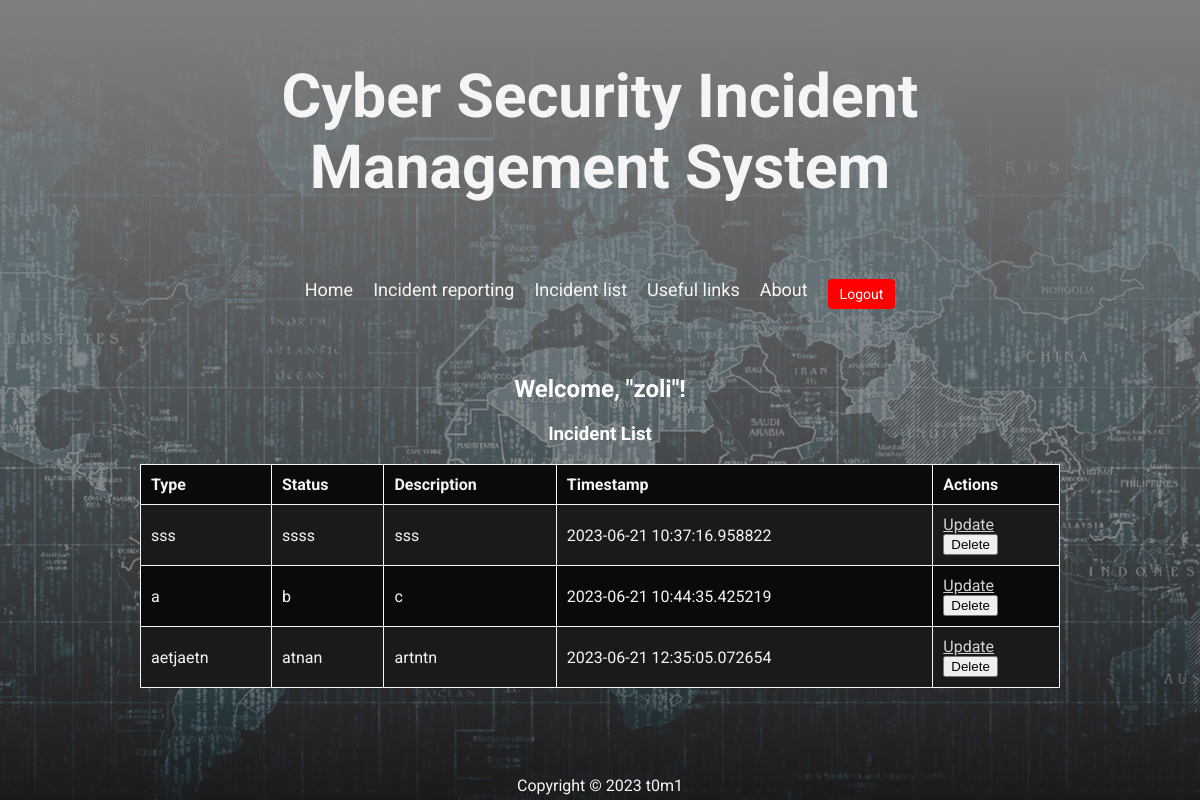
The app's page /incidentlist (signed in), older data.
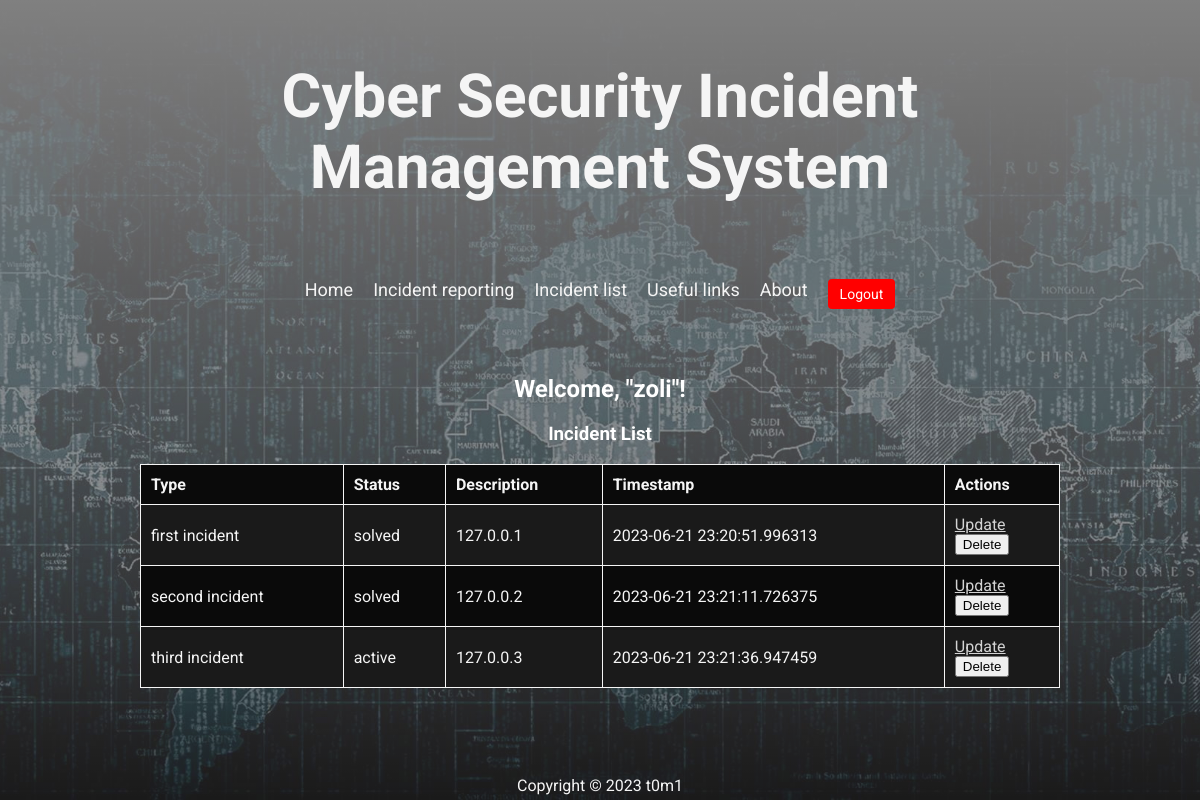
The same page, newer data.
### models/user.py (models this page shows, shortened)
class User(UserMixin, db.Model, MixinModel):
    __tablename__ = 'users'
    id = db.Column(db.Integer, primary_key=True)
    username = db.Column(db.String(80), unique=True, nullable=False)
    email = db.Column(db.String(120), unique=True, nullable=False)
    password_hash = db.Column(db.String(120), nullable=False)
    role = db.Column(db.String(120), nullable=False, default='user')

### models/incident.py (models this page shows, shortened)
class Incident(db.Model, MixinModel):
    __tablename__ = 'incidents'
    id = db.Column(db.Integer, primary_key=True)
    user_id = db.Column(db.Integer, db.ForeignKey('users.id'), nullable=False)
    timestamp = db.Column(db.DateTime, default=datetime.utcnow, nullable=False)
    type = db.Column(db.String(120), nullable=False)
    description = db.Column(db.String(500), nullable=True)
    status = db.Column(db.String(120), nullable=False)

### web_auth.py (the view)
    @app.route('/incidentlist', methods=['GET'])
    @login_required
    def incidentlist():
        incidents = Incident.query.all()  # fetch all incidents from the database
        return render_template('incidents.html.j2', incidents=incidents)  # pass incidents to the template

### web_auth.py (called while the page is built)
@login_manager.user_loader
def load_user(user_id):
    return User.query.get(int(user_id))

### templates/incidents.html.j2
{% extends "base.html" %}
{% block content %}
{% if current_user.is_authenticated %}
    <h2>Welcome, "{{ current_user.username }}"!</h2>
    <h3>Incident List</h3>
    {% if incidents %}
        <table class="incident-table">
            <tr>
                <th>Type</th>
                <th>Status</th>
                <th>Description</th>
                <th>Timestamp</th>
                <th>Actions</th>
            </tr>
        {% for incident in incidents %}
            <tr>
                <td>{{ incident.type }}</td>
                <td>{{ incident.status }}</td>
                <td>{{ incident.description }}</td>
                <td>{{ incident.timestamp }}</td>
                <td>
                    <a href="{{ url_for('update_incident', incident_id=incident.id) }}" class="btn btn-primary">Update</a>
                    <form action="{{ url_for('delete_incident', incident_id=incident.id) }}" method="POST" class="d-inline">
                        <input type="submit" value="Delete" class="btn btn-danger">
                    </form>
                </td>
            </tr>
        {% endfor %}
        </table>
    {% else %}
        <p>No incidents reported yet.</p>
    {% endif %}
{% else %}
    <p>Please log in to continue!</p>
{% endif %}
{% endblock %}

### templates/base.html (shortened to what this page needs)
<!DOCTYPE html>
<html lang="en">
  <head>
    <link
      rel="stylesheet"
      href="{{ url_for('static', filename='style.css') }}"
    />
  </head>
  <body>
    <header>
      <h1>Cyber Security Incident Management System</h1>
    </header>
    <nav>
      <ul>
        <li><a href="/">Home</a></li>
        {% if current_user.is_authenticated %}
        <li><a href="/incidentreport">Incident reporting</a></li>
        {% endif %} {% if current_user.is_authenticated %}
        <li><a href="{{ url_for('incidentlist') }}">Incident list</a></li>
        {% endif %}
        <li><a href="/documentations">Useful links</a></li>
        <li><a href="/about">About</a></li>
        {% if current_user.is_authenticated %}
        <li>
          <a class="logout-link" href="{{ url_for('logout') }}">Logout</a>
        </li>
        {% endif %}
      </ul>
    </nav>
    <main>
      {% block content %}{% endblock %}
    </main>
    <footer>
      <p>Copyright © 2023 t0m1</p>
    </footer>
  </body>
</html>

### static/style.css (style rules this page uses)
html { background-image: linear-gradient(rgba(255,255,255,0.5), rgba(255,255,255,0.1)), url("/static/images/background.jpg"); background-size: cover; background-attachment: fixed; background-position: center; position: relative; min-height: 100vh; background-color: #0a0a0a; color: #f5f5f5; }
body { display: flex; flex-direction: column; align-items: center; text-align: center; margin: 0; padding: 0; font-family: 'Roboto', sans-serif; color: white; margin-bottom: 60px; }
header, main, footer { width: 100%; max-width: 960px; padding: 20px; box-sizing: border-box; }
header { padding: 20px; text-align: center; color: #f5f5f5; font-size: 1.9em; font-weight: bold; }
a { color: lightgray; }
nav ul li a { text-decoration: none; color: #f5f5f5; font-size: 18px; transition: color 0.5s; }
nav ul { list-style-type: none; padding: 0; display: flex; justify-content: space-between; }
nav ul li { margin-right: 20px; margin-bottom: 10px; }
nav ul li:last-child { margin-right: 0; margin-left: auto; }
footer { position: absolute; bottom: 0; width: 100%; height: 60px; background: none; color: #f5f5f5; text-align: center; padding: 20px; }
.incident-table { width: 100%; border-collapse: collapse; }
.incident-table th, .incident-table td { border: 1px solid #f5f5f5; padding: 10px; text-align: left; }
.incident-table th { background-color: #0a0a0a; color: #f5f5f5; }
.incident-table tr:nth-child(even) { background-color: #1a1a1a; }
.incident-table tr:nth-child(odd) { background-color: #0a0a0a; }
.incident-table td { color: #f5f5f5; }
.login-link, .logout-link { display: inline-block; border: none; padding: 7px 12px; color: white; text-align: center; text-decoration: none; font-size: 14px; transition-duration: 0.4s; cursor: pointer; border-radius: 4px; }
.logout-link { background-color: red; }

Row changes from the older to the newer data that the page shows:
removed Incident: type "sss", status "ssss", description "sss", timestamp "2023-06-21 10:37:16.958822"
removed Incident: type "aetjaetn", status "atnan", description "artntn", timestamp "2023-06-21 12:35:05.072654"
added Incident: type "first incident", status "solved", description "127.0.0.1", timestamp "2023-06-21 23:20:51.996313"
added Incident: type "second incident", status "solved", description "127.0.0.2", timestamp "2023-06-21 23:21:11.726375"
changed Incident: type "a" → "third incident"; status "b" → "active"; description "c" → "127.0.0.3"; timestamp "2023-06-21 10:44:35.425219" → "2023-06-21 23:21:36.947459"
